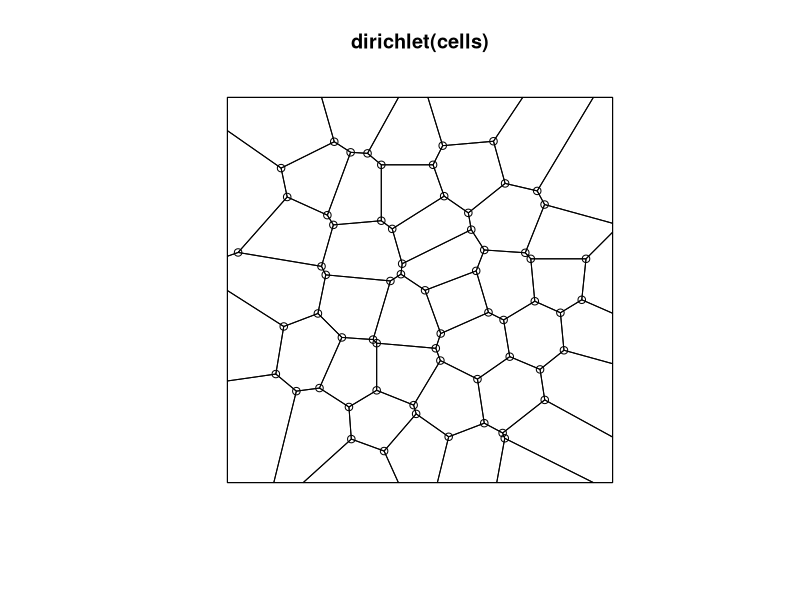

R code for this plot:
library(spatstat)


### Name: dirichletVertices
### Title: Vertices and Edges of Dirichlet Tessellation
### Aliases: dirichletVertices dirichletEdges
### Keywords: spatial math manip

### ** Examples

  plot(dirichlet(cells))

  plot(dirichletVertices(cells), add=TRUE)

  ed <- dirichletEdges(cells)
